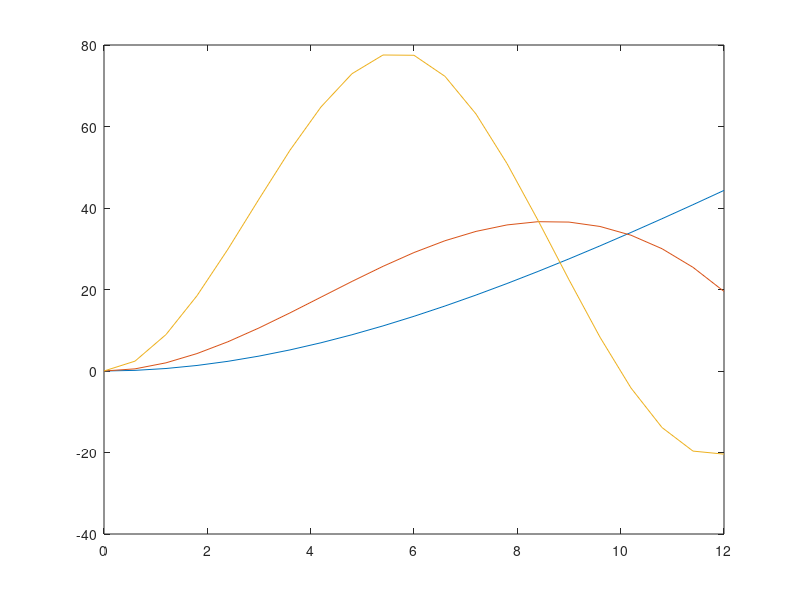

This figure's MATLAB source:
clear all
close all

L  = 12;        % in
L_E = 4.5;      % in
L_R = 5;        % in
w   = 1;        % in
h   = 1/8;      % in
h_E = 1/4;      % in
h_R = 0.040;    % in
E   = 10175000; % psi
rho = 0.0002505;% lb-sec^2/in^4

M_T = 1.1310*rho; % in^3 rho
S_T = 0.5655*rho; % in^4 rho
I_T = 23.124*rho; % in^5 rho

A    = w*h;
I_zz = w*h^3/12;

modelType = 2;

switch modelType
    
    case 2
        ne=2;

        c_M2 = rho*A*L/100800;
        c_K2 = 4*E*I_zz/L^3;
        
        M=c_M2*[19272,1458*L,5928,-642*L,0,0;
            1458*L,172*L^2,642*L,-73*L^2,0,0;
            5928,642*L,38544,0,5928,-642*L;
            -642*L,-73*L^2,0,344*L^2,642*L,-73*L^2;
            0,0,5928,642*L,19272,-1458*L;
            0,0,-642*L,-73*L^2,-1458*L,172*L^2] ...
            +[0 , 0 , 0 , 0 , 0 , 0 ;
            0 , 0 , 0 , 0 , 0 , 0 ;
            0 , 0 , 0 , 0 , 0 , 0 ;
            0 , 0 , 0 , 0 , 0 , 0 ;
            0 , 0 , 0 , 0 , M_T,  S_T;
            0 , 0 , 0 , 0 , S_T,  I_T];
        
        K=c_K2*[24,6*L,-24,6*L,0,0;
            6*L,2*L^2,-6*L,L^2,0,0;
            -24,-6*L,48,0,-24,6*L;
            6*L,L^2,0,4*L^2,-6*L,L^2;
            0,0,-24,-6*L,24,-6*L;
            0,0,6*L,L^2,-6*L,2*L^2];
    case 4
        ne=4;

        c_M4=rho*A*L/806400;
        c_K4=8*E*I_zz/L^3;
        M=c_M4*[77088, 2916*L,23712,-1284*L, 0, 0, 0, 0, 0, 0;
            2916*L, 172*L^2, 1284*L, -73*L^2, 0, 0, 0, 0, 0, 0;
            23712, 1284*L, 154176, 0, 23712, -1284*L, 0, 0, 0, 0;
            -1284*L, -73*L^2, 0, 344*L^2, 1284*L, -73*L^2, 0, 0, 0, 0;
            0, 0, 23712, 1284*L, 154176, 0, 23712, -1284*L, 0, 0;
            0, 0, -1284*L, -73*L^2, 0, 344*L^2, 1284*L, -73*L^2, 0, 0;
            0, 0, 0, 0, 23712, 1284*L, 154176, 0, 23712, -1284*L;
            0, 0, 0, 0, -1284*L, -73*L^2, 0, 344*L^2, 1284*L, -73*L^2;
            0, 0, 0, 0, 0, 0, 23712, 1284*L, 77088 , -2916*L;
            0, 0, 0, 0, 0, 0, -1284*L, -73*L^2, -2916*L , 172*L^2] ...
            + [0 , 0 , 0 , 0 , 0 , 0 , 0 , 0 , 0 , 0 ;
            0 , 0 , 0 , 0 , 0 , 0 , 0 , 0 , 0 , 0 ;
            0 , 0 , 0 , 0 , 0 , 0 , 0 , 0 , 0 , 0 ;
            0 , 0 , 0 , 0 , 0 , 0 , 0 , 0 , 0 , 0 ;
            0 , 0 , 0 , 0 , 0 , 0 , 0 , 0 , 0 , 0 ;
            0 , 0 , 0 , 0 , 0 , 0 , 0 , 0 , 0 , 0 ;
            0 , 0 , 0 , 0 , 0 , 0 , 0 , 0 , 0 , 0 ;
            0 , 0 , 0 , 0 , 0 , 0 , 0 , 0 , 0 , 0 ;
            0 , 0 , 0 , 0 , 0 , 0 , 0 , 0 , M_T,  S_T;
            0 , 0 , 0 , 0 , 0 , 0 , 0 , 0 , S_T,  I_T];
        
        K=c_K4*[ 96, 12*L, -96, 12*L, 0, 0, 0, 0, 0, 0;
                 12*L, 2*L^2, -12*L,L^2, 0, 0, 0, 0, 0, 0;
                -96, -12*L, 192, 0, -96, 12*L, 0, 0, 0, 0;
                 12*L,L^2, 0, 4*L^2, -12*L,L^2, 0, 0, 0, 0;
                 0,  0, -96, -12*L, 192, 0, -96, 12*L, 0, 0;
                 0, 0, 12*L,L^2, 0, 4*L^2, -12*L,L^2, 0, 0;
                 0, 0, 0, 0, -96, -12*L, 192, 0, -96, 12*L;
                 0, 0, 0, 0, 12*L,L^2, 0, 4*L^2, -12*L,L^2;
                 0, 0, 0, 0, 0, 0, -96, -12*L, 96, -12*L;
                 0, 0, 0, 0, 0, 0, 12*L,L^2, -12*L, 2*L^2;];
    otherwise
        error('incorrect model');
end

M_red=M(3:end,3:end);
K_red=K(3:end,3:end);

% [ev_red,el]=eig(M_red\K_red);
[ev_red,el]=eig(K_red,M_red);
omega=real(sqrt(diag(el)));

omega(1:3)/2/pi

[frq,isx]=sort(1/2/pi*omega);

ev_red=ev_red(:,isx);

ev=0*K;
ev(3:end,3:end)=ev_red;

nsub=10;
scale=1.0;

nv=ne*nsub+1;
Le=L/ne;
dx=Le/nsub;

for t=3:5 %size(ev,2)
    
    k=0;
    x=zeros(nv,1);
    v=zeros(nv,1);
    
    for e=1:ne
        
        xxi=Le*(e-1);
        vi=ev(2*e-1,t);
        teti=ev(2*e,t);
        vj=ev(2*e+1,t);
        tetj=ev(2*e+2,t);
        
        if (e==1); ni=0;else; ni=1;end
        
        for n=ni:nsub
            
            xk=xxi+dx*n;
            xi=(2*n-nsub)/nsub;
            vk=scale*(0.125*(4*(vi+vj)+2*(vi-vj)*(xi^2-3)*xi+Le*(xi^2-1)*(tetj-teti+(teti+tetj)*xi)));
            
            k=k+1;
            x(k)=xk;
            v(k)=vk;
        end
    end
    
    plot(x,v); hold on;
end
